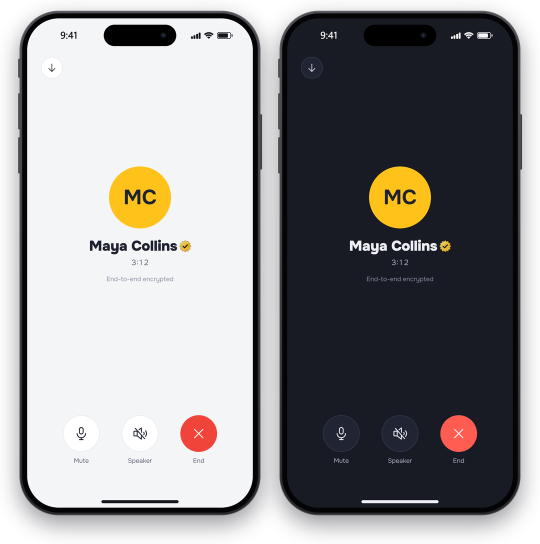
#> input picture assets/screens/call.png, 1080 x 1088 px (shown at 1/2 size)
$ python iphone.py ../assets/screens/call.png out.png
#> lines starting #> are read from the running program, lines starting #| are printed output that depends on the picture
"""Draw an app screenshot into an iPhone 15 Pro.

The screenshots come from the app's own widgets rendered at an iPhone 15
Pro's size - 393 x 852 points at 3x, 1179 x 2556 pixels - with its real safe
areas: 59 points at the top, 34 at the bottom. So the app has already left
room for the Dynamic Island and the status bar, and this only has to draw
them in, with the device around them.

Geometry is the phone's own, in points, scaled by SCALE:
  display corner radius 55, Dynamic Island 126 x 37 set 11 from the top,
  home indicator 134 x 5 set 8 from the bottom.
"""

from __future__ import annotations

from pathlib import Path

from PIL import Image, ImageChops, ImageDraw, ImageFilter, ImageFont

SCALE = 3  # device pixels per point

# The display, in pixels.
SCREEN_W, SCREEN_H = 393 * SCALE, 852 * SCALE
SCREEN_RADIUS = 55 * SCALE

# The device around it: a titanium rim, then the black bezel.
RIM = 14
BEZEL = 26
BODY_W = SCREEN_W + 2 * (RIM + BEZEL)
BODY_H = SCREEN_H + 2 * (RIM + BEZEL)
BEZEL_RADIUS = SCREEN_RADIUS + BEZEL
BODY_RADIUS = BEZEL_RADIUS + RIM

# Room around the body for the buttons and the shadow.
PAD = 150

FONT_DIR = Path("C:/Windows/Fonts")
TIME_FONT = FONT_DIR / "seguisb.ttf"  # Segoe UI Semibold, standing in for SF


# [83 lines left out: functions _rounded_mask, _vertical_gradient, _status_bar, _is_dark, not called in this run]


def phone(screenshot: Path, *, shadow: bool = True) -> Image.Image:
    """The screenshot in an iPhone, on a transparent canvas."""
#> called with shadow = True
    screen = Image.open(screenshot).convert("RGB")
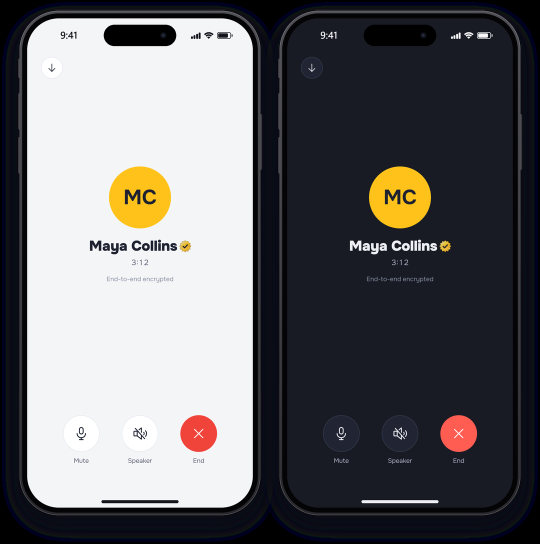
#> screen: PIL image 1080x1088 RGB (shown at 1/2 size); mean R, G, B 105, 104.4, 107.1
    if screen.size != (SCREEN_W, SCREEN_H):
#> (the run stopped early here; a loop or call above may not have finished)

$ run again, on assets/screens/feed.png
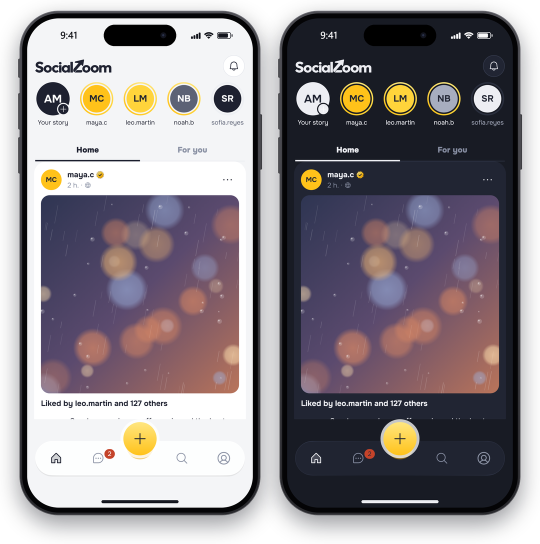
#> input picture assets/screens/feed.png, 1080 x 1088 px (shown at 1/2 size)
#> in phone, `screen = Image.open(screenshot).convert("RGB")`:
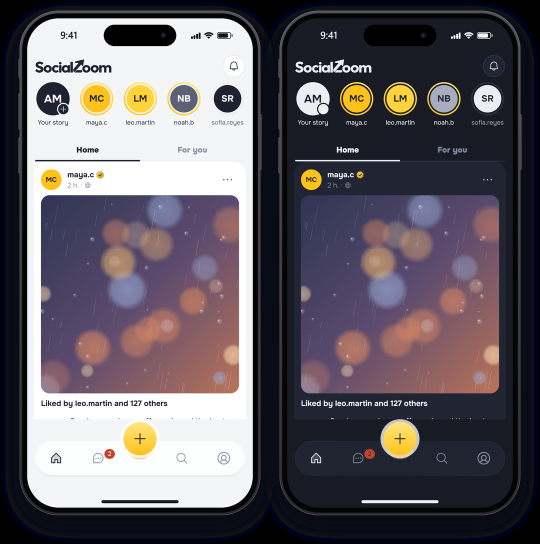
#> screen: PIL image 1080x1088 RGB (shown at 1/2 size); mean R, G, B 100.3, 93.9, 100.8

$ run again, on assets/screens/group.png
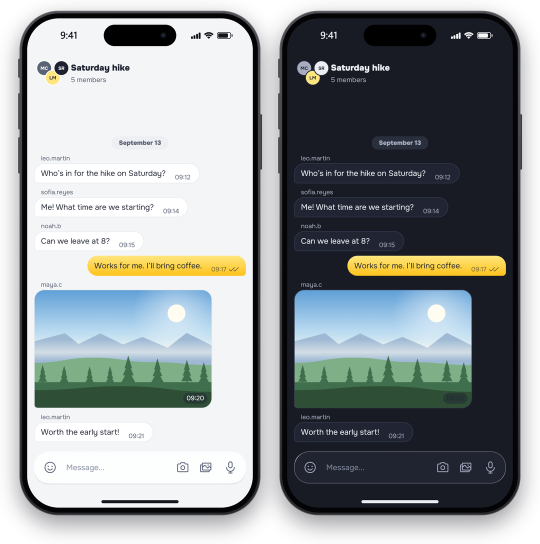
#> input picture assets/screens/group.png, 1080 x 1088 px (shown at 1/2 size)
#> in phone, `screen = Image.open(screenshot).convert("RGB")`:
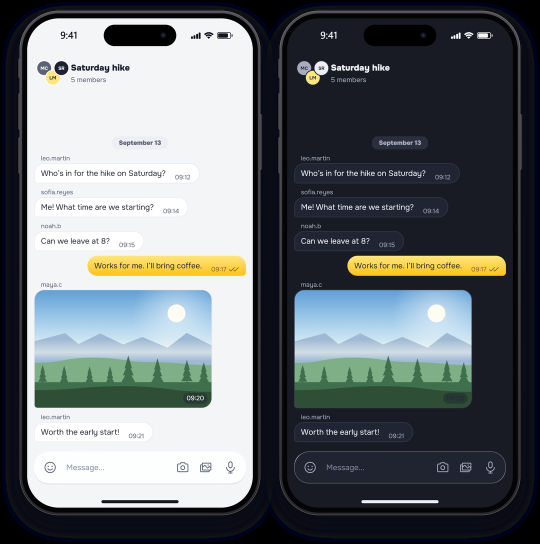
#> screen: PIL image 1080x1088 RGB (shown at 1/2 size); mean R, G, B 105.4, 111.1, 114.3

$ run again, on assets/screens/inbox.png
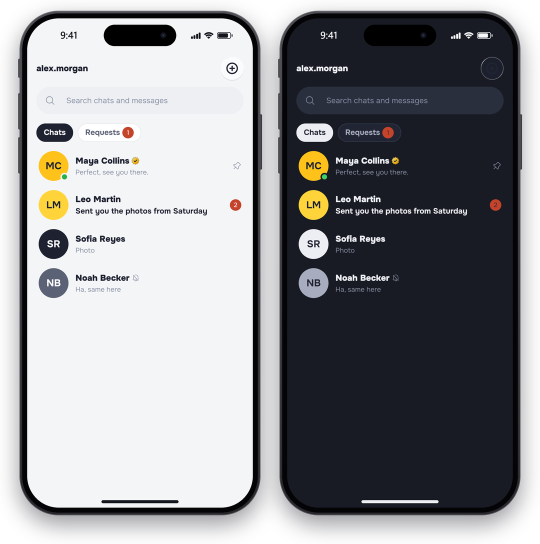
#> input picture assets/screens/inbox.png, 1080 x 1088 px (shown at 1/2 size)
#> in phone, `screen = Image.open(screenshot).convert("RGB")`:
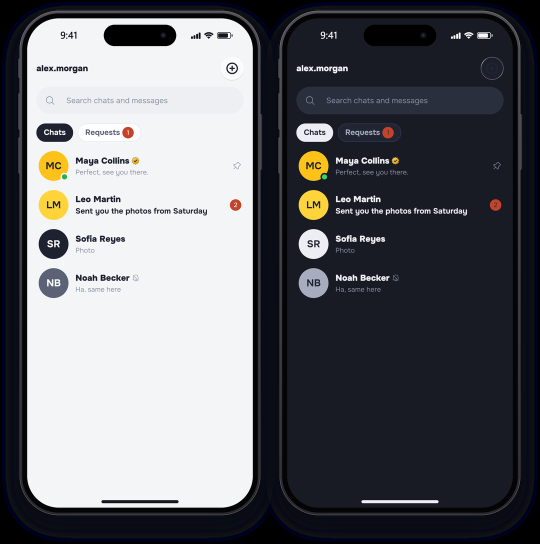
#> screen: PIL image 1080x1088 RGB (shown at 1/2 size); mean R, G, B 103.3, 104.5, 109.4
